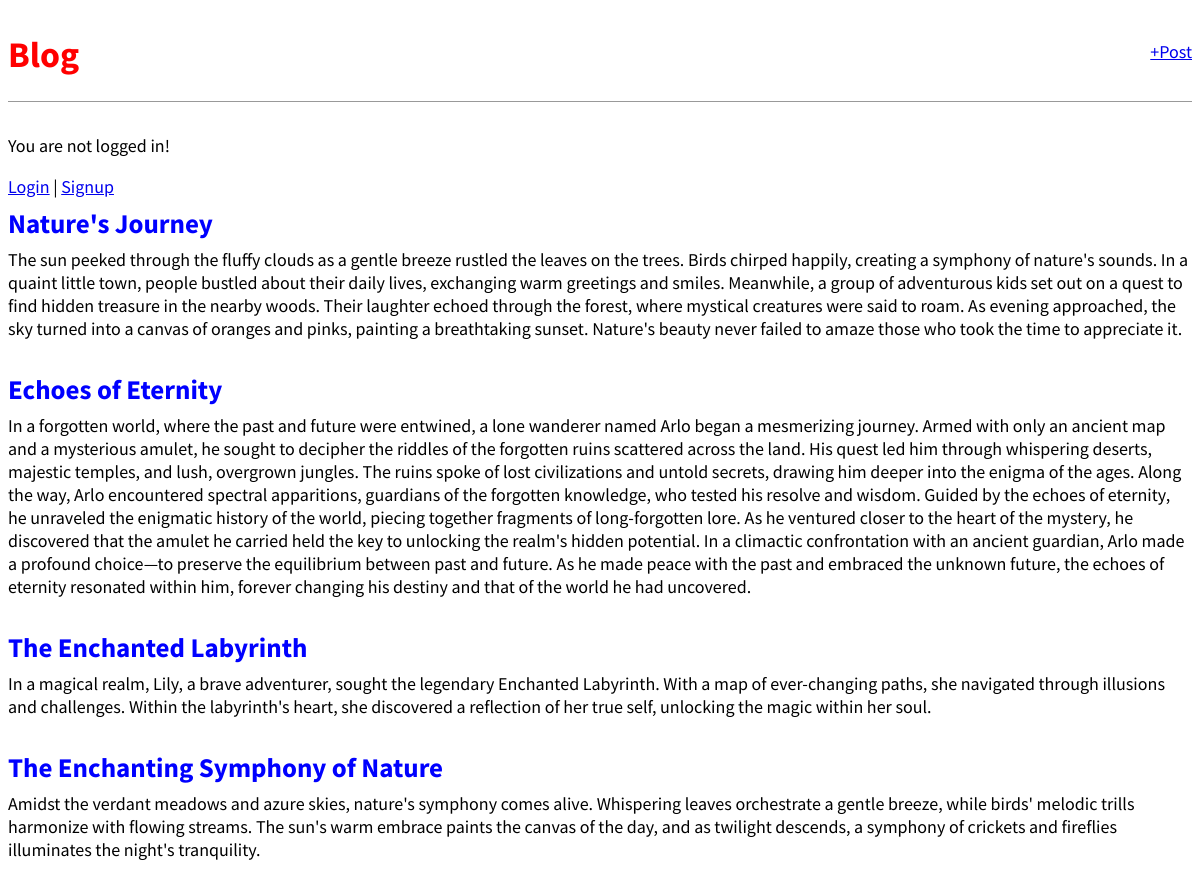
The page / on the database its author committed.
### blog/models.py (models this page shows, shortened)
class Post(models.Model):
    title = models.CharField(max_length=200)
    body = models.TextField()
    author = models.ForeignKey(
        "auth.User",
        on_delete = models.CASCADE
    )

### blog/views.py (the view)
# urls.py: path("", BlogListView.as_view(), name = "home"),
class BlogListView(ListView):
    template_name = "home.html"
    model = Post

### templates/home.html
{% extends "base.html" %}
{% block content %}
    {% for post in post_list %}
        <div class = 'post-entry'>
            <h2><a href = "{% url 'post_detail' post.pk %}">{{ post.title }}</a></h2>
            <p>{{ post.body }}</p>
        </div>
    {% endfor %}
{% endblock content %}

### templates/base.html (shortened to what this page needs)
{% load static %}
<!DOCTYPE html>
<html lang="en">
<head>
    <link rel = "stylesheet" href = "{% static 'css/base.css' %}">
</head>
<body>
    <header>
        <div class = "nav-left">
            <h1><a href = "{% url 'home' %}">Blog</a></h1>
        </div>
        <div class = "nav-right">
            <a href = "{% url 'post_new' %}">+Post</a>
        </div>
    </header>
    {% if user.is_authenticated %}
        <p>Hi {{ user.username }}</p>
        <p><a href = "{% url 'logout' %}">Logout</a></p>
    {% else %}
        <p>You are not logged in!</p>
        <a href = "{% url 'login' %}">Login</a> |
        <a href = "{% url 'signup' %}">Signup</a>
    {% endif %}
    <div class = "content">
        {% block content %}
        {% endblock content %}
    </div>
</body>
</html>

### static/css/base.css (style rules this page uses)
body { font-family: 'Source Sans Pro', sans-serif; font-size: 18px; }
header { border-bottom: 1px solid #999; margin-bottom: 2rem; display: flex; }
header h1 a { color: red; text-decoration: none; }
.nav-left { margin-right: auto; }
.nav-right { display: flex; padding-top: 2rem; }
.post-entry { margin-bottom: 2rem; }
.post-entry h2 { margin: 0.5rem 0; }
.post-entry h2 a, .post-entry h2 a:visited { color: blue; text-decoration: none; }
.post-entry p { margin: 0; font-weight: 400; }

### rows shown on the page
Post: title "Nature's Journey", body "The sun peeked through the fluffy clouds as a gentle breeze rustled the leaves on the trees. Birds chirped happily, creating a symphony of nature's sounds. In a quaint little town, people bustled about their daily lives, exchanging warm greetings and smiles. Meanwhile, a group of adventurous kids set out on a quest to find hidden treasure in the nearby woods. Their laughter echoed through the forest, where mystical creatures were said to roam. As evening approached, the sky turned into a canvas of oranges and pinks, painting a breathtaking sunset. Nature's beauty never failed to amaze those who took the time to appreciate it."
Post: title "Echoes of Eternity", body "In a forgotten world, where the past and future were entwined, a lone wanderer named Arlo began a mesmerizing journey. Armed with only an ancient map and a mysterious amulet, he sought to decipher the riddles of the forgotten ruins scattered across the land. His quest led him through whispering deserts, majestic temples, and lush, overgrown jungles. The ruins spoke of lost civilizations and untold secrets, drawing him deeper into the enigma of the ages. Along the way, Arlo encountered spectral apparitions, guardians of the forgotten knowledge, who tested his resolve and wisdom. Guided by the echoes of eternity, he unraveled the enigmatic history of the world, piecing together fragments of…"
Post: title "The Enchanted Labyrinth", body "In a magical realm, Lily, a brave adventurer, sought the legendary Enchanted Labyrinth. With a map of ever-changing paths, she navigated through illusions and challenges. Within the labyrinth's heart, she discovered a reflection of her true self, unlocking the magic within her soul."
Post: title "The Enchanting Symphony of Nature", body "Amidst the verdant meadows and azure skies, nature's symphony comes alive. Whispering leaves orchestrate a gentle breeze, while birds' melodic trills harmonize with flowing streams. The sun's warm embrace paints the canvas of the day, and as twilight descends, a symphony of crickets and fireflies illuminates the night's tranquility."
